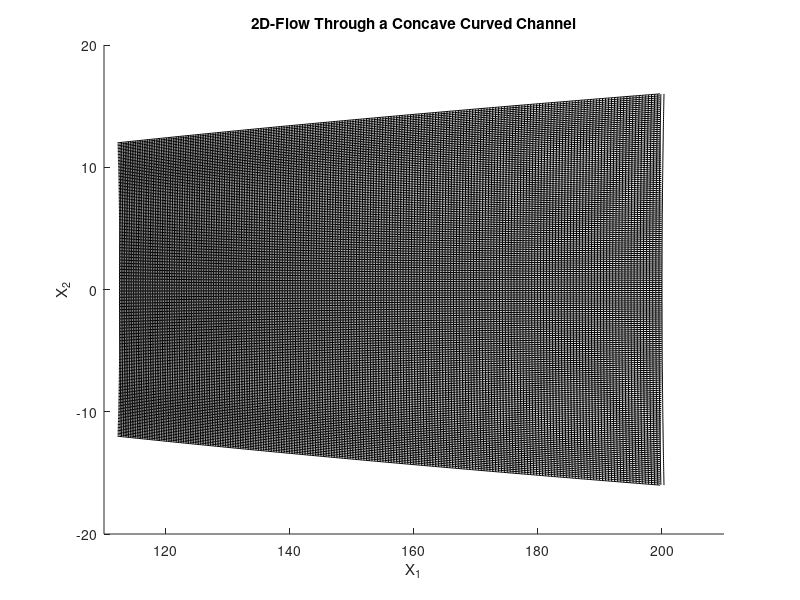

Write MATLAB code to recreate this figure.
% Plots for project 1, advanced fluids, MEEN 622
% Sam Friedman, 2/7/2017
% 

% get x1, x2 coordinates from xi1, xi2
n = 200;
xi = [linspace(15,20,n)', linspace(-.8,.8,n)'];

clf
hold on

% plot xi1 coordinates for a fixed xi2
for j = 1:size(xi,1)
    xi_tmp = [xi(:,1),xi(j,2)*ones(size(xi(:,1)))];
    x = [.5*xi_tmp(:,1).^2-.5*xi_tmp(:,2).^2, xi_tmp(:,1).*xi_tmp(:,2)];

%     x = [.5*xi(:,1).^2-.5*xi(j,2).^2, xi(:,1).*xi(j,2)];
    plt = plot(x(:,1),x(:,2),'k');
    axis([110,210,-20,20]);
    pause(.0001);
end

% plot xi2 coordinates for a fixed xi1
for j = 1:size(xi,1)
    x = [.5*xi(j,1).^2+.5*xi(:,2).^2, xi(j,1).*xi(:,2)];
    plt = plot(x(:,1),x(:,2),'k');
    pause(.0001);
end

xlabel('X_1'); ylabel('X_2');
% xlim([40,120]);

title('2D-Flow Through a Concave Curved Channel');
% plot x